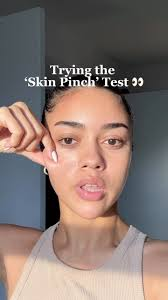
#> input picture face.jpg, 168 x 300 px
$ python image_face_blur.py
#> lines starting #> are read from the running program, lines starting #| are printed output that depends on the picture
import cv2
import numpy as np
import os

def detect_and_blur_faces(image_path, save_path, overwrite=False):
    """
    Detects faces in an image and blurs them.

    Args:
        image_path (str): Path to the input image.
        save_path (str): Path to save the output image.
        overwrite (bool): Whether to overwrite the original image.

    Returns:
        str: Path to the saved image.
    """
#> called with image_path = 'face.jpg', save_path = 'output.jpg', overwrite = False
    # Load the image
    image = cv2.imread(image_path)
#> image is the input picture: shape (300, 168, 3); mean B, G, R 111.7, 117.9, 134.9
    if image is None:
        raise ValueError(f"Could not read the image at {image_path}")

    # Load the pre-trained Haar Cascade for face detection
    face_cascade = cv2.CascadeClassifier(cv2.data.haarcascades + 'haarcascade_frontalface_default.xml')

    # Convert the image to grayscale for face detection
    gray_image = cv2.cvtColor(image, cv2.COLOR_BGR2GRAY)
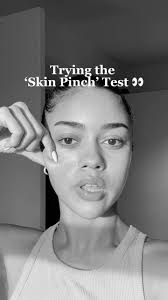
#> gray_image: shape (300, 168); min 0, max 255, mean 122.3

    # Detect faces in the image
    faces = face_cascade.detectMultiScale(gray_image, scaleFactor=1.1, minNeighbors=5, minSize=(30, 30))
#> faces = [[35, 96, 112, 112]]

    # Blur each detected face
    for (x, y, w, h) in faces:
        # Extract the face region
        face_region = image[y:y+h, x:x+w]

        # Apply a Gaussian blur
        blurred_face = cv2.GaussianBlur(face_region, (51, 51), 30)

        # Replace the original face region with the blurred one
        image[y:y+h, x:x+w] = blurred_face
#> this loop made 1 pass
#> pass 1, in detect_and_blur_faces, `face_region = image[y:y+h, x:x+w]`:
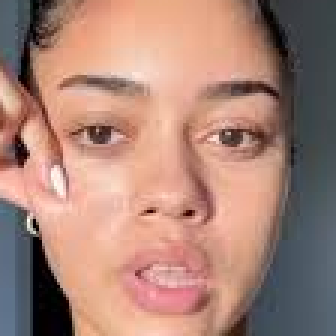
#> face_region: shape (112, 112, 3) (shown 3 times larger); mean B, G, R 118.7, 131.5, 169.3
#> pass 1, in detect_and_blur_faces, `blurred_face = cv2.GaussianBlur(face_region, (51, 51), 30)`:
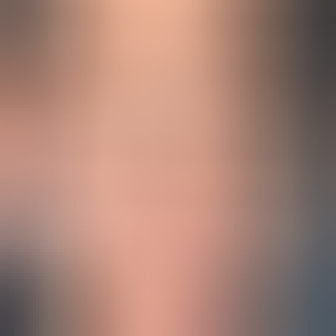
#> blurred_face: shape (112, 112, 3) (shown 3 times larger); mean B, G, R 118.7, 131.5, 169.5
#> after the loop:
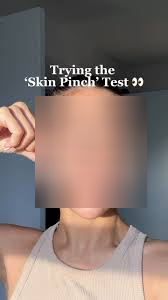
#> image: shape (300, 168, 3); mean B, G, R 111.7, 117.9, 134.9

    # Determine the save path
    if overwrite:
        save_path = image_path

    # Save the output image
    cv2.imwrite(save_path, image)
    return save_path

# Example usage
input_image = "face.jpg"  # Path to your input image
output_image = "output.jpg"  # Path to save the blurred image
save_path = detect_and_blur_faces(input_image, output_image, overwrite=False)
print(f"Blurred image saved to: {save_path}")
